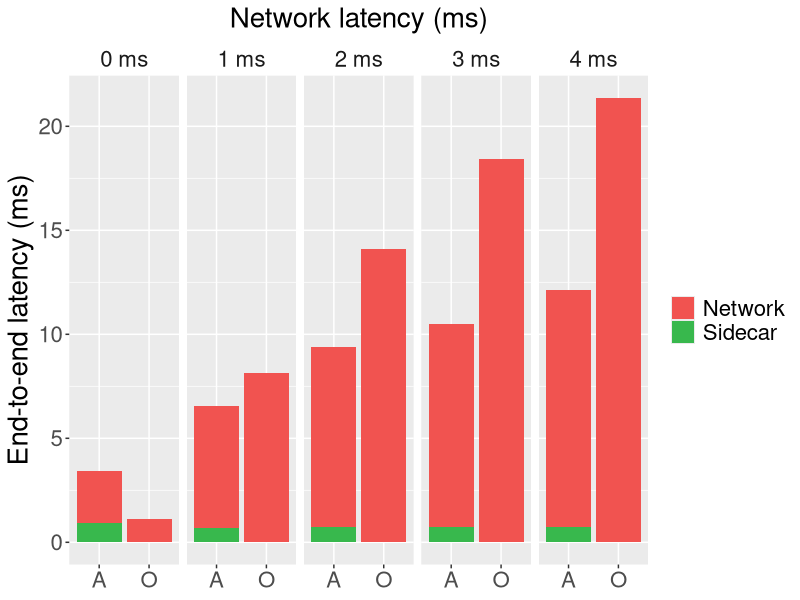
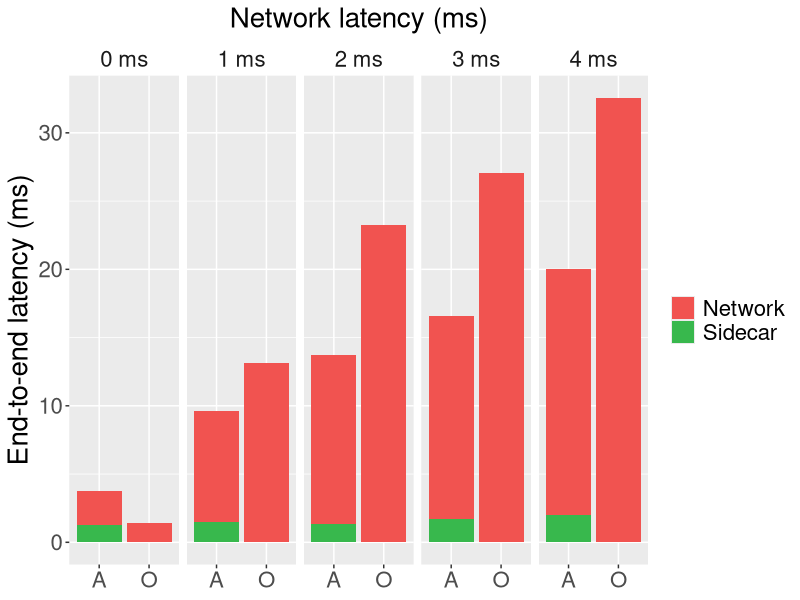
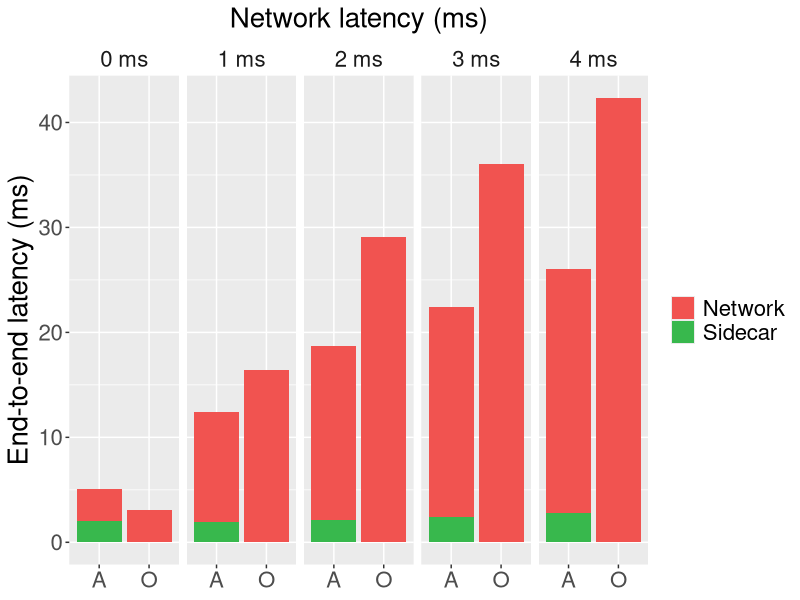
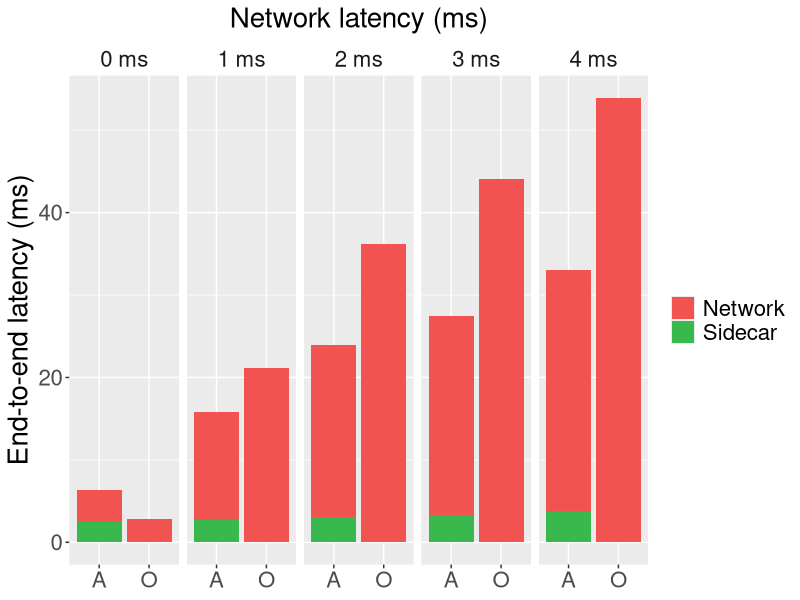
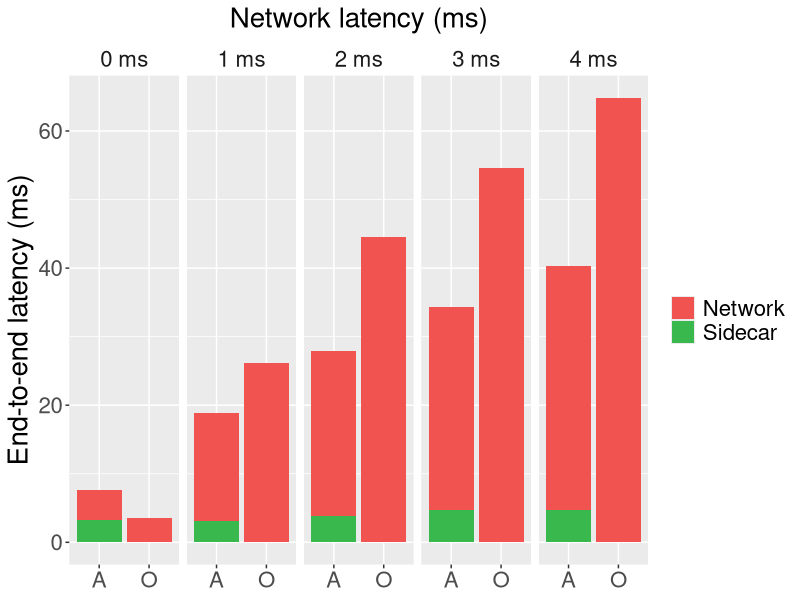

Reproduce these figures in R, in order.
library(dplyr)
library(ggplot2)

MAX_LATENCY <- 5

orchestrator <- read.csv("orchestrator.csv", sep = ";")
choreography <- read.csv("choreography.csv", sep = ";")

latency_bar_plot <- function(chain_len) {
  o <- orchestrator %>%
    filter(simulated_latency <= MAX_LATENCY) %>%
    filter(chain_length == chain_len) %>%
    group_by(simulated_latency) %>%
    summarize(
      type = "O",
      subtype = "Network",
      time = mean(end_to_end_time) / 1000000,
    )

  c1 <- choreography %>%
    filter(simulated_latency <= MAX_LATENCY) %>%
    filter(chain_length == chain_len) %>%
    group_by(simulated_latency) %>%
    summarize(
      type = "A",
      subtype = "Sidecar",
      time = mean(sidecar) / 1000000,
    )

  c2 <- choreography %>%
    filter(simulated_latency <= MAX_LATENCY) %>%
    filter(chain_length == chain_len) %>%
    group_by(simulated_latency) %>%
    summarize(
      type = "A",
      subtype = "Network",
      time = (mean(total) - mean(sidecar)) / 1000000,
    )

  data <- bind_rows(o, c1, c2)

  milliseconds <- function(x) {
    paste(x, "ms")
  }

  ggplot(data, aes(x = type, y = time, fill = subtype)) +
    geom_bar(position = "stack", stat = "identity") +
    scale_fill_manual(values = c("#F15350", "#38B84D")) +
    facet_grid(~simulated_latency, labeller = as_labeller(milliseconds)) +
    theme(
      text = element_text(size = 20),
      strip.background = element_rect(fill = NA, color = "white"),
      plot.title = element_text(hjust = 0.5),
      plot.subtitle = element_text(hjust = 0.5),
    ) +
    labs(
      subtitle = "Network latency (ms)",
      #subtitle = sprintf("Chain of %d services", chain_len),
      fill = NULL,
      x = NULL, # "Network latency",
      y = "End-to-end latency (ms)",
    ) +
    scale_y_continuous(
      # labels = milliseconds,
      # breaks = scales::pretty_breaks(n = 20)
    )
}

p1 <- latency_bar_plot(1)
p2 <- latency_bar_plot(2)
p3 <- latency_bar_plot(3)
p4 <- latency_bar_plot(4)
p5 <- latency_bar_plot(5)

WIDTH <- 6
HEIGHT <- 4

ggsave("latency_bars_1_sidecar.png", p1, width = WIDTH, height = HEIGHT)
ggsave("latency_bars_2_sidecar.png", p2, width = WIDTH, height = HEIGHT)
ggsave("latency_bars_3_sidecar.png", p3, width = WIDTH, height = HEIGHT)
ggsave("latency_bars_4_sidecar.png", p4, width = WIDTH, height = HEIGHT)
ggsave("latency_bars_5_sidecar.png", p5, width = WIDTH, height = HEIGHT)

# print(p1)
# print(p3)
# print(p5)
